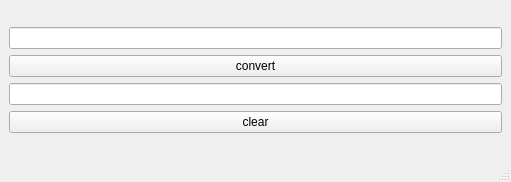
<?xml version="1.0" encoding="UTF-8"?>
<ui version="4.0">
 <class>MainWindow</class>
 <widget class="QMainWindow" name="MainWindow">
  <property name="geometry">
   <rect>
    <x>0</x>
    <y>0</y>
    <width>511</width>
    <height>182</height>
   </rect>
  </property>
  <property name="windowTitle">
   <string>MainWindow</string>
  </property>
  <widget class="QWidget" name="centralwidget">
   <layout class="QGridLayout" name="gridLayout_2">
    <item row="0" column="0">
     <layout class="QGridLayout" name="gridLayout">
      <item row="0" column="0">
       <widget class="QLineEdit" name="inputNumber"/>
      </item>
      <item row="1" column="0">
       <widget class="QPushButton" name="convertButton">
        <property name="text">
         <string>convert</string>
        </property>
       </widget>
      </item>
      <item row="2" column="0">
       <widget class="QLineEdit" name="outputNumber"/>
      </item>
      <item row="3" column="0">
       <widget class="QPushButton" name="clearButton">
        <property name="text">
         <string>clear</string>
        </property>
       </widget>
      </item>
     </layout>
    </item>
   </layout>
  </widget>
  <widget class="QMenuBar" name="menubar">
   <property name="geometry">
    <rect>
     <x>0</x>
     <y>0</y>
     <width>511</width>
     <height>22</height>
    </rect>
   </property>
  </widget>
  <widget class="QStatusBar" name="statusbar"/>
 </widget>
 <resources/>
 <connections/>
</ui>
